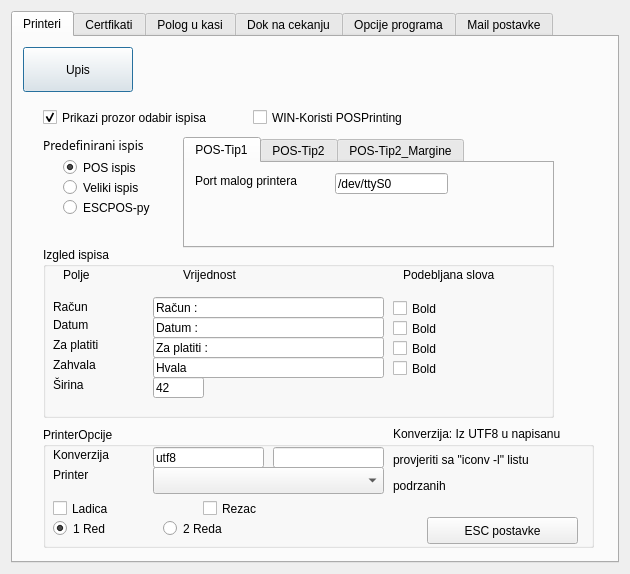
<?xml version="1.0" encoding="UTF-8"?>
<ui version="4.0">
 <class>frmOpcije</class>
 <widget class="QDialog" name="frmOpcije">
  <property name="geometry">
   <rect>
    <x>0</x>
    <y>0</y>
    <width>630</width>
    <height>574</height>
   </rect>
  </property>
  <property name="windowTitle">
   <string>Dialog</string>
  </property>
  <layout class="QGridLayout" name="gridLayout">
   <item row="1" column="0">
    <widget class="QTabWidget" name="tabWidget">
     <property name="currentIndex">
      <number>0</number>
     </property>
     <widget class="QWidget" name="tab_Printer">
      <attribute name="title">
       <string>Printeri</string>
      </attribute>
      <widget class="QPushButton" name="btnPrinteriUpis">
       <property name="geometry">
        <rect>
         <x>10</x>
         <y>10</y>
         <width>110</width>
         <height>45</height>
        </rect>
       </property>
       <property name="text">
        <string>Upis</string>
       </property>
      </widget>
      <widget class="QGroupBox" name="groupBox">
       <property name="geometry">
        <rect>
         <x>30</x>
         <y>210</y>
         <width>511</width>
         <height>171</height>
        </rect>
       </property>
       <property name="title">
        <string>Izgled ispisa</string>
       </property>
       <widget class="QLabel" name="label_4">
        <property name="geometry">
         <rect>
          <x>10</x>
          <y>52</y>
          <width>71</width>
          <height>16</height>
         </rect>
        </property>
        <property name="text">
         <string>Račun</string>
        </property>
       </widget>
       <widget class="QLineEdit" name="txtIspisPoljeRacun">
        <property name="geometry">
         <rect>
          <x>110</x>
          <y>50</y>
          <width>231</width>
          <height>21</height>
         </rect>
        </property>
        <property name="text">
         <string>Račun :</string>
        </property>
        <property name="maxLength">
         <number>30</number>
        </property>
       </widget>
       <widget class="QLabel" name="label_5">
        <property name="geometry">
         <rect>
          <x>20</x>
          <y>20</y>
          <width>54</width>
          <height>15</height>
         </rect>
        </property>
        <property name="text">
         <string>Polje</string>
        </property>
       </widget>
       <widget class="QLabel" name="label_6">
        <property name="geometry">
         <rect>
          <x>140</x>
          <y>20</y>
          <width>54</width>
          <height>15</height>
         </rect>
        </property>
        <property name="text">
         <string>Vrijednost</string>
        </property>
       </widget>
       <widget class="QLabel" name="label_7">
        <property name="geometry">
         <rect>
          <x>10</x>
          <y>70</y>
          <width>40</width>
          <height>16</height>
         </rect>
        </property>
        <property name="text">
         <string>Datum</string>
        </property>
       </widget>
       <widget class="QLineEdit" name="txtIspisPoljeDatum">
        <property name="geometry">
         <rect>
          <x>110</x>
          <y>70</y>
          <width>231</width>
          <height>21</height>
         </rect>
        </property>
        <property name="text">
         <string>Datum :</string>
        </property>
        <property name="maxLength">
         <number>30</number>
        </property>
       </widget>
       <widget class="QLineEdit" name="txtIspisPoljeZaPlatiti">
        <property name="geometry">
         <rect>
          <x>110</x>
          <y>90</y>
          <width>231</width>
          <height>21</height>
         </rect>
        </property>
        <property name="text">
         <string>Za platiti :</string>
        </property>
        <property name="maxLength">
         <number>30</number>
        </property>
       </widget>
       <widget class="QLabel" name="label_8">
        <property name="geometry">
         <rect>
          <x>10</x>
          <y>90</y>
          <width>71</width>
          <height>16</height>
         </rect>
        </property>
        <property name="text">
         <string>Za platiti</string>
        </property>
       </widget>
       <widget class="QCheckBox" name="chkBoxRac">
        <property name="enabled">
         <bool>true</bool>
        </property>
        <property name="geometry">
         <rect>
          <x>350</x>
          <y>50</y>
          <width>121</width>
          <height>23</height>
         </rect>
        </property>
        <property name="focusPolicy">
         <enum>Qt::StrongFocus</enum>
        </property>
        <property name="text">
         <string>Bold</string>
        </property>
       </widget>
       <widget class="QCheckBox" name="chkBoxDatum">
        <property name="enabled">
         <bool>true</bool>
        </property>
        <property name="geometry">
         <rect>
          <x>350</x>
          <y>70</y>
          <width>121</width>
          <height>23</height>
         </rect>
        </property>
        <property name="focusPolicy">
         <enum>Qt::StrongFocus</enum>
        </property>
        <property name="text">
         <string>Bold</string>
        </property>
       </widget>
       <widget class="QCheckBox" name="chkBoxZaPlatiti">
        <property name="enabled">
         <bool>true</bool>
        </property>
        <property name="geometry">
         <rect>
          <x>350</x>
          <y>90</y>
          <width>121</width>
          <height>23</height>
         </rect>
        </property>
        <property name="focusPolicy">
         <enum>Qt::StrongFocus</enum>
        </property>
        <property name="text">
         <string>Bold</string>
        </property>
       </widget>
       <widget class="QLabel" name="label_9">
        <property name="geometry">
         <rect>
          <x>360</x>
          <y>20</y>
          <width>111</width>
          <height>16</height>
         </rect>
        </property>
        <property name="text">
         <string>Podebljana slova</string>
        </property>
       </widget>
       <widget class="QLabel" name="label_16">
        <property name="geometry">
         <rect>
          <x>10</x>
          <y>130</y>
          <width>71</width>
          <height>16</height>
         </rect>
        </property>
        <property name="text">
         <string>Širina</string>
        </property>
       </widget>
       <widget class="QLineEdit" name="txtIspisSirinaPapira">
        <property name="geometry">
         <rect>
          <x>110</x>
          <y>130</y>
          <width>51</width>
          <height>21</height>
         </rect>
        </property>
        <property name="text">
         <string>42</string>
        </property>
        <property name="maxLength">
         <number>30</number>
        </property>
       </widget>
       <widget class="QCheckBox" name="chkBoxZahvala">
        <property name="enabled">
         <bool>true</bool>
        </property>
        <property name="geometry">
         <rect>
          <x>350</x>
          <y>110</y>
          <width>121</width>
          <height>23</height>
         </rect>
        </property>
        <property name="focusPolicy">
         <enum>Qt::StrongFocus</enum>
        </property>
        <property name="text">
         <string>Bold</string>
        </property>
       </widget>
       <widget class="QLabel" name="label_11">
        <property name="geometry">
         <rect>
          <x>10</x>
          <y>110</y>
          <width>71</width>
          <height>16</height>
         </rect>
        </property>
        <property name="text">
         <string>Zahvala</string>
        </property>
       </widget>
       <widget class="QLineEdit" name="txtIspisPoljeZahvala">
        <property name="geometry">
         <rect>
          <x>110</x>
          <y>110</y>
          <width>231</width>
          <height>21</height>
         </rect>
        </property>
        <property name="text">
         <string>Hvala</string>
        </property>
        <property name="maxLength">
         <number>30</number>
        </property>
       </widget>
      </widget>
      <widget class="QGroupBox" name="groupBox_2">
       <property name="geometry">
        <rect>
         <x>30</x>
         <y>390</y>
         <width>551</width>
         <height>121</height>
        </rect>
       </property>
       <property name="title">
        <string>PrinterOpcije</string>
       </property>
       <widget class="QLineEdit" name="txtIspisKonverzija">
        <property name="geometry">
         <rect>
          <x>230</x>
          <y>20</y>
          <width>111</width>
          <height>21</height>
         </rect>
        </property>
        <property name="text">
         <string/>
        </property>
        <property name="maxLength">
         <number>30</number>
        </property>
       </widget>
       <widget class="QLabel" name="label_14">
        <property name="geometry">
         <rect>
          <x>10</x>
          <y>20</y>
          <width>81</width>
          <height>16</height>
         </rect>
        </property>
        <property name="text">
         <string>Konverzija </string>
        </property>
       </widget>
       <widget class="QLabel" name="label_15">
        <property name="geometry">
         <rect>
          <x>350</x>
          <y>0</y>
          <width>181</width>
          <height>101</height>
         </rect>
        </property>
        <property name="text">
         <string>&lt;html&gt;&lt;head/&gt;&lt;body&gt;&lt;p&gt;Konverzija: Iz UTF8 u napisanu&lt;/p&gt;&lt;p&gt;provjeriti sa &amp;quot;iconv -l&amp;quot; listu &lt;/p&gt;&lt;p&gt;podrzanih&lt;/p&gt;&lt;/body&gt;&lt;/html&gt;</string>
        </property>
        <property name="textFormat">
         <enum>Qt::RichText</enum>
        </property>
        <property name="alignment">
         <set>Qt::AlignJustify|Qt::AlignTop</set>
        </property>
        <property name="wordWrap">
         <bool>true</bool>
        </property>
       </widget>
       <widget class="QComboBox" name="cmbPrinter">
        <property name="geometry">
         <rect>
          <x>110</x>
          <y>40</y>
          <width>231</width>
          <height>27</height>
         </rect>
        </property>
       </widget>
       <widget class="QLabel" name="label_19">
        <property name="geometry">
         <rect>
          <x>10</x>
          <y>40</y>
          <width>81</width>
          <height>16</height>
         </rect>
        </property>
        <property name="text">
         <string>Printer</string>
        </property>
       </widget>
       <widget class="QCheckBox" name="chkLadica">
        <property name="geometry">
         <rect>
          <x>10</x>
          <y>70</y>
          <width>121</width>
          <height>23</height>
         </rect>
        </property>
        <property name="text">
         <string>Ladica</string>
        </property>
       </widget>
       <widget class="QCheckBox" name="chkRezac">
        <property name="geometry">
         <rect>
          <x>160</x>
          <y>70</y>
          <width>121</width>
          <height>23</height>
         </rect>
        </property>
        <property name="text">
         <string>Rezac</string>
        </property>
       </widget>
       <widget class="QRadioButton" name="prnRedova1">
        <property name="geometry">
         <rect>
          <x>10</x>
          <y>90</y>
          <width>102</width>
          <height>23</height>
         </rect>
        </property>
        <property name="text">
         <string>1 Red</string>
        </property>
        <property name="checked">
         <bool>true</bool>
        </property>
       </widget>
       <widget class="QRadioButton" name="prnRedova2">
        <property name="geometry">
         <rect>
          <x>120</x>
          <y>90</y>
          <width>102</width>
          <height>23</height>
         </rect>
        </property>
        <property name="text">
         <string>2 Reda</string>
        </property>
       </widget>
       <widget class="QPushButton" name="btnESCpostavke">
        <property name="geometry">
         <rect>
          <x>384</x>
          <y>90</y>
          <width>151</width>
          <height>27</height>
         </rect>
        </property>
        <property name="text">
         <string>ESC postavke</string>
        </property>
       </widget>
       <widget class="QLineEdit" name="txtIspisKonverzijaFrom">
        <property name="geometry">
         <rect>
          <x>110</x>
          <y>20</y>
          <width>111</width>
          <height>21</height>
         </rect>
        </property>
        <property name="text">
         <string>utf8</string>
        </property>
        <property name="maxLength">
         <number>30</number>
        </property>
       </widget>
      </widget>
      <widget class="QRadioButton" name="radioIspisPOS">
       <property name="geometry">
        <rect>
         <x>50</x>
         <y>120</y>
         <width>105</width>
         <height>21</height>
        </rect>
       </property>
       <property name="text">
        <string>POS ispis</string>
       </property>
       <property name="checked">
        <bool>true</bool>
       </property>
       <attribute name="buttonGroup">
        <string notr="true">buttonGroup</string>
       </attribute>
      </widget>
      <widget class="QRadioButton" name="radioIspisVeliki">
       <property name="geometry">
        <rect>
         <x>50</x>
         <y>140</y>
         <width>105</width>
         <height>21</height>
        </rect>
       </property>
       <property name="text">
        <string>Veliki ispis</string>
       </property>
       <attribute name="buttonGroup">
        <string notr="true">buttonGroup</string>
       </attribute>
      </widget>
      <widget class="QCheckBox" name="chkProzorOdabirIspisa">
       <property name="geometry">
        <rect>
         <x>30</x>
         <y>70</y>
         <width>221</width>
         <height>21</height>
        </rect>
       </property>
       <property name="text">
        <string>Prikazi prozor odabir ispisa</string>
       </property>
       <property name="checked">
        <bool>true</bool>
       </property>
      </widget>
      <widget class="QLabel" name="label_10">
       <property name="geometry">
        <rect>
         <x>30</x>
         <y>100</y>
         <width>141</width>
         <height>16</height>
        </rect>
       </property>
       <property name="font">
        <font>
         <family>Arial Black</family>
        </font>
       </property>
       <property name="text">
        <string>Predefinirani ispis</string>
       </property>
      </widget>
      <widget class="QCheckBox" name="chkWINkoristiPosPrinting">
       <property name="enabled">
        <bool>true</bool>
       </property>
       <property name="geometry">
        <rect>
         <x>240</x>
         <y>70</y>
         <width>191</width>
         <height>21</height>
        </rect>
       </property>
       <property name="text">
        <string>WIN-Koristi POSPrinting</string>
       </property>
      </widget>
      <widget class="QTabWidget" name="tabWidget_2">
       <property name="geometry">
        <rect>
         <x>170</x>
         <y>100</y>
         <width>371</width>
         <height>111</height>
        </rect>
       </property>
       <property name="currentIndex">
        <number>0</number>
       </property>
       <widget class="QWidget" name="tab">
        <attribute name="title">
         <string>POS-Tip1</string>
        </attribute>
        <widget class="QLineEdit" name="txtPrinterPort">
         <property name="geometry">
          <rect>
           <x>150</x>
           <y>10</y>
           <width>113</width>
           <height>21</height>
          </rect>
         </property>
         <property name="text">
          <string>/dev/ttyS0</string>
         </property>
        </widget>
        <widget class="QLabel" name="label">
         <property name="geometry">
          <rect>
           <x>10</x>
           <y>10</y>
           <width>121</width>
           <height>16</height>
          </rect>
         </property>
         <property name="text">
          <string>Port malog printera</string>
         </property>
        </widget>
       </widget>
       <widget class="QWidget" name="tab_2">
        <attribute name="title">
         <string>POS-Tip2</string>
        </attribute>
        <widget class="QCheckBox" name="chkPOS_RPT_ISPIS">
         <property name="enabled">
          <bool>true</bool>
         </property>
         <property name="geometry">
          <rect>
           <x>10</x>
           <y>10</y>
           <width>151</width>
           <height>21</height>
          </rect>
         </property>
         <property name="text">
          <string>POS-RPT-Ispis</string>
         </property>
        </widget>
        <widget class="QCheckBox" name="chkPOS_RPT_DirektIspis">
         <property name="geometry">
          <rect>
           <x>10</x>
           <y>30</y>
           <width>151</width>
           <height>21</height>
          </rect>
         </property>
         <property name="text">
          <string>Direktan ispis</string>
         </property>
        </widget>
        <widget class="QRadioButton" name="chkPOS_Pokretac_LPR">
         <property name="geometry">
          <rect>
           <x>230</x>
           <y>30</y>
           <width>100</width>
           <height>21</height>
          </rect>
         </property>
         <property name="text">
          <string>lpr</string>
         </property>
         <property name="checked">
          <bool>true</bool>
         </property>
        </widget>
        <widget class="QRadioButton" name="radioButton_2">
         <property name="geometry">
          <rect>
           <x>230</x>
           <y>50</y>
           <width>100</width>
           <height>21</height>
          </rect>
         </property>
         <property name="text">
          <string>print</string>
         </property>
        </widget>
        <widget class="QLabel" name="label_24">
         <property name="geometry">
          <rect>
           <x>240</x>
           <y>10</y>
           <width>59</width>
           <height>15</height>
          </rect>
         </property>
         <property name="text">
          <string>Pokretac</string>
         </property>
        </widget>
       </widget>
       <widget class="QWidget" name="tab_3">
        <attribute name="title">
         <string>POS-Tip2_Margine</string>
        </attribute>
        <widget class="QLabel" name="label_25">
         <property name="geometry">
          <rect>
           <x>0</x>
           <y>0</y>
           <width>151</width>
           <height>17</height>
          </rect>
         </property>
         <property name="text">
          <string>Upisite margine mm</string>
         </property>
        </widget>
        <widget class="QLineEdit" name="POS_RPT_MarginaTOP">
         <property name="geometry">
          <rect>
           <x>150</x>
           <y>20</y>
           <width>41</width>
           <height>27</height>
          </rect>
         </property>
         <property name="text">
          <string>1</string>
         </property>
        </widget>
        <widget class="QLineEdit" name="POS_RPT_MarginaBotton">
         <property name="geometry">
          <rect>
           <x>150</x>
           <y>50</y>
           <width>41</width>
           <height>27</height>
          </rect>
         </property>
         <property name="text">
          <string>1</string>
         </property>
        </widget>
        <widget class="QLineEdit" name="POS_RPT_MarginaRight">
         <property name="geometry">
          <rect>
           <x>190</x>
           <y>35</y>
           <width>41</width>
           <height>27</height>
          </rect>
         </property>
         <property name="text">
          <string>1</string>
         </property>
        </widget>
        <widget class="QLineEdit" name="POS_RPT_MarginaLeft">
         <property name="geometry">
          <rect>
           <x>110</x>
           <y>35</y>
           <width>41</width>
           <height>27</height>
          </rect>
         </property>
         <property name="text">
          <string>1</string>
         </property>
        </widget>
       </widget>
      </widget>
      <widget class="QRadioButton" name="radioIspisESCPOS_py">
       <property name="geometry">
        <rect>
         <x>50</x>
         <y>160</y>
         <width>105</width>
         <height>21</height>
        </rect>
       </property>
       <property name="text">
        <string>ESCPOS-py</string>
       </property>
       <attribute name="buttonGroup">
        <string notr="true">buttonGroup</string>
       </attribute>
      </widget>
     </widget>
     <widget class="QWidget" name="tab_Certifikat">
      <attribute name="title">
       <string>Certfikati</string>
      </attribute>
      <layout class="QFormLayout" name="formLayout">
       <item row="1" column="0">
        <widget class="QLabel" name="label_2">
         <property name="text">
          <string>Cert</string>
         </property>
        </widget>
       </item>
       <item row="1" column="1">
        <widget class="QLineEdit" name="txtCertsPath"/>
       </item>
       <item row="2" column="0">
        <widget class="QLabel" name="label_3">
         <property name="text">
          <string>Sifra</string>
         </property>
        </widget>
       </item>
       <item row="2" column="1">
        <widget class="QLineEdit" name="txtCertsSifra"/>
       </item>
       <item row="3" column="1">
        <widget class="QPushButton" name="btnPoslovniProstor">
         <property name="text">
          <string>Slanje podataka o 
poslovnom prostoru</string>
         </property>
        </widget>
       </item>
       <item row="0" column="0">
        <widget class="QPushButton" name="btnCertifikatiUpis">
         <property name="text">
          <string>Upis</string>
         </property>
        </widget>
       </item>
      </layout>
     </widget>
     <widget class="QWidget" name="tab_Polog">
      <attribute name="title">
       <string>Polog u kasi</string>
      </attribute>
      <widget class="QLabel" name="label_12">
       <property name="geometry">
        <rect>
         <x>20</x>
         <y>70</y>
         <width>54</width>
         <height>15</height>
        </rect>
       </property>
       <property name="text">
        <string>Polog</string>
       </property>
      </widget>
      <widget class="QLineEdit" name="txtPologUKasi">
       <property name="geometry">
        <rect>
         <x>90</x>
         <y>70</y>
         <width>61</width>
         <height>21</height>
        </rect>
       </property>
       <property name="text">
        <string>500</string>
       </property>
      </widget>
      <widget class="QPushButton" name="btnPologUpis">
       <property name="geometry">
        <rect>
         <x>10</x>
         <y>10</y>
         <width>110</width>
         <height>45</height>
        </rect>
       </property>
       <property name="text">
        <string>Upis</string>
       </property>
      </widget>
     </widget>
     <widget class="QWidget" name="tab_DokNaCekanju">
      <attribute name="title">
       <string>Dok na cekanju</string>
      </attribute>
      <widget class="QLabel" name="label_13">
       <property name="geometry">
        <rect>
         <x>20</x>
         <y>100</y>
         <width>141</width>
         <height>31</height>
        </rect>
       </property>
       <property name="lineWidth">
        <number>3</number>
       </property>
       <property name="text">
        <string>Sto pise za dokument na cekanjui</string>
       </property>
       <property name="alignment">
        <set>Qt::AlignJustify|Qt::AlignTop</set>
       </property>
       <property name="wordWrap">
        <bool>true</bool>
       </property>
      </widget>
      <widget class="QLineEdit" name="txtDokNaCekanjuPise">
       <property name="geometry">
        <rect>
         <x>170</x>
         <y>100</y>
         <width>113</width>
         <height>21</height>
        </rect>
       </property>
       <property name="text">
        <string>Stol</string>
       </property>
      </widget>
      <widget class="QPushButton" name="btnUpisDokNaCekanju">
       <property name="geometry">
        <rect>
         <x>10</x>
         <y>10</y>
         <width>110</width>
         <height>45</height>
        </rect>
       </property>
       <property name="text">
        <string>Upis</string>
       </property>
      </widget>
      <widget class="QCheckBox" name="chkKoristiStol">
       <property name="geometry">
        <rect>
         <x>20</x>
         <y>60</y>
         <width>161</width>
         <height>23</height>
        </rect>
       </property>
       <property name="text">
        <string>Koristi dok na cekanju</string>
       </property>
       <property name="checked">
        <bool>false</bool>
       </property>
      </widget>
     </widget>
     <widget class="QWidget" name="tab_OpcijePrograma">
      <attribute name="title">
       <string>Opcije programa</string>
      </attribute>
      <layout class="QGridLayout" name="gridLayout_2">
       <item row="3" column="1">
        <widget class="QLineEdit" name="txtSamoZakljucaj">
         <property name="maximumSize">
          <size>
           <width>50</width>
           <height>16777215</height>
          </size>
         </property>
         <property name="alignment">
          <set>Qt::AlignRight|Qt::AlignTrailing|Qt::AlignVCenter</set>
         </property>
        </widget>
       </item>
       <item row="3" column="0">
        <widget class="QCheckBox" name="chkSamoZakljucaj">
         <property name="text">
          <string>Aut odjava nakon</string>
         </property>
        </widget>
       </item>
       <item row="8" column="0" colspan="2">
        <widget class="QCheckBox" name="chkProgA4IspisCustom">
         <property name="text">
          <string>R-Nalog ispis-Custom</string>
         </property>
        </widget>
       </item>
       <item row="8" column="3">
        <widget class="QCheckBox" name="chkRnalogRazduziSklad">
         <property name="text">
          <string>R-Nalog razduzi sa sklad</string>
         </property>
        </widget>
       </item>
       <item row="1" column="1" colspan="3">
        <widget class="QComboBox" name="cmbSklad"/>
       </item>
       <item row="2" column="0">
        <widget class="QLabel" name="label_18">
         <property name="text">
          <string>Cjenik</string>
         </property>
        </widget>
       </item>
       <item row="7" column="0" colspan="2">
        <widget class="QCheckBox" name="chkProgPretragaPoBarcode">
         <property name="text">
          <string>Pretraga po barcode</string>
         </property>
        </widget>
       </item>
       <item row="11" column="0" colspan="2">
        <widget class="QCheckBox" name="chkSamoSvojDok">
         <property name="text">
          <string>Samo svoj dok na cekanju</string>
         </property>
        </widget>
       </item>
       <item row="5" column="0" colspan="2">
        <widget class="QCheckBox" name="chkProgArtSifLike">
         <property name="text">
          <string>Pretraga artikala
od pocetka naziva</string>
         </property>
        </widget>
       </item>
       <item row="6" column="0" colspan="2">
        <widget class="QCheckBox" name="chkProgPretragaPoSifri">
         <property name="text">
          <string>Pretraga po sifri</string>
         </property>
        </widget>
       </item>
       <item row="1" column="0">
        <widget class="QLabel" name="label_17">
         <property name="text">
          <string>Skladište</string>
         </property>
        </widget>
       </item>
       <item row="4" column="0" colspan="2">
        <widget class="QCheckBox" name="chkProgRacArtSifra">
         <property name="text">
          <string>Ako ima sifru art,
dodaj kolicinu +1</string>
         </property>
        </widget>
       </item>
       <item row="9" column="0">
        <widget class="QCheckBox" name="chkLogRac">
         <property name="text">
          <string>LogRac</string>
         </property>
        </widget>
       </item>
       <item row="5" column="3">
        <widget class="QCheckBox" name="chkProgPorukaBrisanjeStavke">
         <property name="text">
          <string>Makni poruku kod brisanje stavke</string>
         </property>
        </widget>
       </item>
       <item row="4" column="3">
        <widget class="QCheckBox" name="chkProgBTNBRziRacun">
         <property name="text">
          <string>BTN BrziRacun</string>
         </property>
        </widget>
       </item>
       <item row="2" column="1" colspan="3">
        <widget class="QComboBox" name="cmbCjenik"/>
       </item>
       <item row="0" column="0">
        <widget class="QPushButton" name="btnUpisOpcijeProg">
         <property name="text">
          <string>Upis</string>
         </property>
        </widget>
       </item>
       <item row="6" column="3">
        <widget class="QCheckBox" name="chkProgFiskalizacija">
         <property name="text">
          <string>Fiskalizacija</string>
         </property>
        </widget>
       </item>
       <item row="11" column="3">
        <widget class="QCheckBox" name="chkZabranaBrisanjaArt">
         <property name="text">
          <string>Zabrana brisanja artikala</string>
         </property>
        </widget>
       </item>
       <item row="7" column="3">
        <widget class="QCheckBox" name="chkArtPitajKol">
         <property name="text">
          <string>Art pita kolicinu</string>
         </property>
        </widget>
       </item>
       <item row="3" column="2">
        <widget class="QLabel" name="label_26">
         <property name="text">
          <string>u sec</string>
         </property>
        </widget>
       </item>
       <item row="9" column="3">
        <widget class="QCheckBox" name="chkKasaPrikazZadnjeSume">
         <property name="text">
          <string>Kasa prikaz zadnje sume</string>
         </property>
        </widget>
       </item>
      </layout>
     </widget>
     <widget class="QWidget" name="tab_mailPostavke">
      <attribute name="title">
       <string>Mail postavke</string>
      </attribute>
      <layout class="QGridLayout" name="gridLayout_4">
       <item row="1" column="0">
        <layout class="QFormLayout" name="formLayout_2">
         <item row="1" column="0">
          <widget class="QLabel" name="label_20">
           <property name="text">
            <string>Mail server</string>
           </property>
          </widget>
         </item>
         <item row="2" column="0">
          <widget class="QLabel" name="label_21">
           <property name="text">
            <string>Mail port</string>
           </property>
          </widget>
         </item>
         <item row="3" column="0">
          <widget class="QLabel" name="label_22">
           <property name="text">
            <string>Username</string>
           </property>
          </widget>
         </item>
         <item row="4" column="0">
          <widget class="QLabel" name="label_23">
           <property name="text">
            <string>Password</string>
           </property>
          </widget>
         </item>
         <item row="1" column="1">
          <widget class="QLineEdit" name="txtMailServer">
           <property name="text">
            <string>smtp.gmail.com</string>
           </property>
          </widget>
         </item>
         <item row="2" column="1">
          <widget class="QLineEdit" name="txtMailPort">
           <property name="text">
            <string>465</string>
           </property>
          </widget>
         </item>
         <item row="3" column="1">
          <widget class="QLineEdit" name="txtMailUsername"/>
         </item>
         <item row="4" column="1">
          <widget class="QLineEdit" name="txtMailPassword">
           <property name="text">
            <string/>
           </property>
           <property name="echoMode">
            <enum>QLineEdit::Password</enum>
           </property>
          </widget>
         </item>
         <item row="0" column="0" colspan="2">
          <widget class="QPushButton" name="btnUpisOpcijeMail">
           <property name="text">
            <string>Upis</string>
           </property>
          </widget>
         </item>
        </layout>
       </item>
      </layout>
     </widget>
    </widget>
   </item>
  </layout>
 </widget>
 <tabstops>
  <tabstop>txtPrinterPort</tabstop>
  <tabstop>txtIspisPoljeDatum</tabstop>
  <tabstop>txtIspisPoljeRacun</tabstop>
  <tabstop>txtIspisPoljeZaPlatiti</tabstop>
  <tabstop>txtIspisPoljeZahvala</tabstop>
  <tabstop>txtIspisSirinaPapira</tabstop>
  <tabstop>txtIspisKonverzijaFrom</tabstop>
  <tabstop>cmbPrinter</tabstop>
  <tabstop>btnESCpostavke</tabstop>
  <tabstop>chkBoxRac</tabstop>
  <tabstop>tabWidget</tabstop>
  <tabstop>txtIspisKonverzija</tabstop>
  <tabstop>chkBoxDatum</tabstop>
  <tabstop>chkLadica</tabstop>
  <tabstop>chkRezac</tabstop>
  <tabstop>prnRedova1</tabstop>
  <tabstop>btnPrinteriUpis</tabstop>
  <tabstop>prnRedova2</tabstop>
  <tabstop>chkBoxZahvala</tabstop>
  <tabstop>chkBoxZaPlatiti</tabstop>
  <tabstop>radioIspisPOS</tabstop>
  <tabstop>radioIspisVeliki</tabstop>
  <tabstop>chkProzorOdabirIspisa</tabstop>
  <tabstop>chkWINkoristiPosPrinting</tabstop>
  <tabstop>chkPOS_RPT_ISPIS</tabstop>
  <tabstop>txtCertsPath</tabstop>
  <tabstop>txtCertsSifra</tabstop>
  <tabstop>btnPoslovniProstor</tabstop>
  <tabstop>btnCertifikatiUpis</tabstop>
  <tabstop>txtPologUKasi</tabstop>
  <tabstop>btnPologUpis</tabstop>
  <tabstop>txtDokNaCekanjuPise</tabstop>
  <tabstop>btnUpisDokNaCekanju</tabstop>
  <tabstop>chkKoristiStol</tabstop>
  <tabstop>chkProgA4IspisCustom</tabstop>
  <tabstop>chkRnalogRazduziSklad</tabstop>
  <tabstop>cmbSklad</tabstop>
  <tabstop>chkProgPretragaPoBarcode</tabstop>
  <tabstop>chkProgPretragaPoSifri</tabstop>
  <tabstop>chkProgArtSifLike</tabstop>
  <tabstop>chkSamoSvojDok</tabstop>
  <tabstop>chkProgRacArtSifra</tabstop>
  <tabstop>chkLogRac</tabstop>
  <tabstop>chkProgPorukaBrisanjeStavke</tabstop>
  <tabstop>chkProgBTNBRziRacun</tabstop>
  <tabstop>cmbCjenik</tabstop>
  <tabstop>chkProgFiskalizacija</tabstop>
  <tabstop>btnUpisOpcijeProg</tabstop>
  <tabstop>chkZabranaBrisanjaArt</tabstop>
  <tabstop>txtMailServer</tabstop>
  <tabstop>txtMailPort</tabstop>
  <tabstop>txtMailUsername</tabstop>
  <tabstop>txtMailPassword</tabstop>
  <tabstop>btnUpisOpcijeMail</tabstop>
 </tabstops>
 <resources/>
 <connections/>
 <buttongroups>
  <buttongroup name="buttonGroup"/>
 </buttongroups>
</ui>
